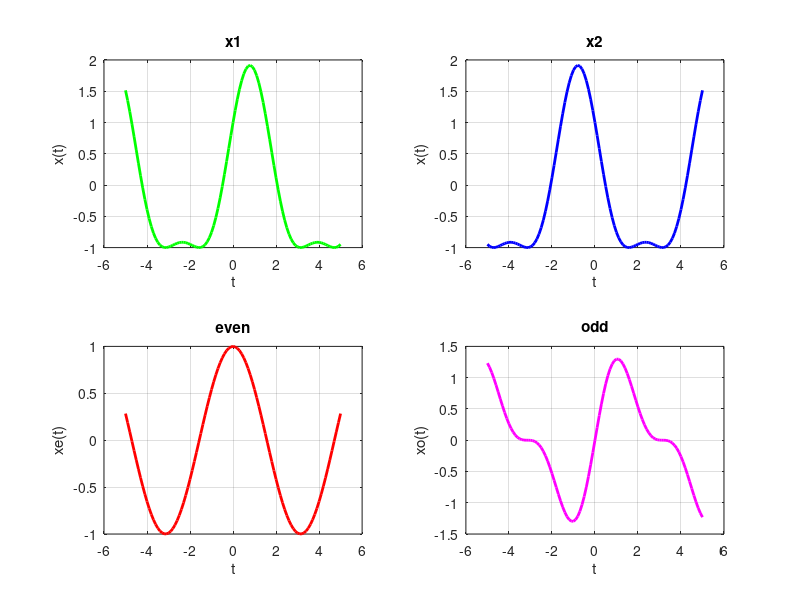

Here is the MATLAB script that generated this plot:
clc; clear; close all;

tmin = -5; dt = 0.1; tmax = 5;   % Define time range and time step
t = tmin:dt:tmax;               % Time vector from -5 to 5

% Define the signals
x1 = cos(t) + sin(t) + cos(t).*sin(t);   % Signal x1(t)
x2 = cos(t) - sin(t) - cos(t).*sin(t);   % Signal x2(t)

% Check symmetry of the signal
if x1 == x2
   fprintf("Signal is Even");
elseif x2 == -x1
   fprintf("Signal is Odd");
else
   fprintf("Signal is neither even nor odd");

   % Compute even and odd parts
   xe = (x1 + x2)/2;
   xo = (x1 - x2)/2;

   % Plot even part
   subplot(2,2,3);
   plot(t, xe, 'r', 'LineWidth', 2);
   xlabel('t'); ylabel('xe(t)');
   title('even');
   grid on;

   % Plot odd part
   subplot(2,2,4);
   plot(t, xo, 'm', 'LineWidth', 2);
   xlabel('t'); ylabel('xo(t)');
   title('odd');
   grid on;
end

% Plot original signal x1
subplot(2,2,1);
plot(t, x1, 'g', 'LineWidth', 2);
xlabel('t'); ylabel('x(t)');
title('x1');
grid on;

% Plot original signal x2
subplot(2,2,2);
plot(t, x2, 'b', 'LineWidth', 2);
xlabel('t'); ylabel('x(t)');
title('x2');
grid on;
